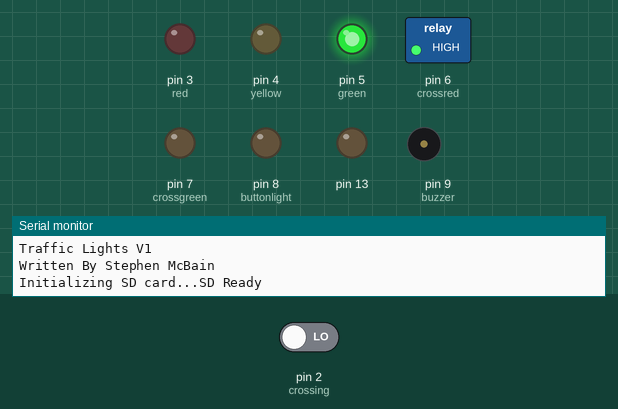
Recording of a sketch running on a simulated Arduino Uno, built with avr-gcc and run on an emulated ATmega328P. On the bench: switched loads named in the sketch (green lamp = pin HIGH), output pins drawn as LEDs (lit = HIGH), buzzer (waves = sounding), the last lines printed to the serial monitor. The inputs (shaded band) are chosen by the test bench; at power-on: pin 2 (crossing) LOW. The local clock reads 2024-03-15 10:24:30 at power-on unless the sketch sets it; storage starts empty.

Above: at 1.2 s.
1.3 s: pin 2 (crossing) driven HIGH
At 1.9 s:
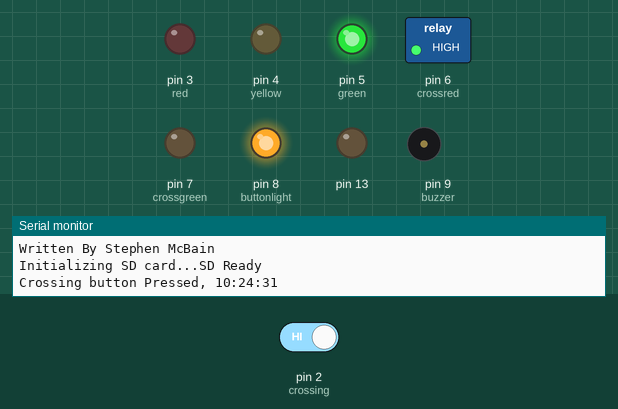
At 9.7 s:
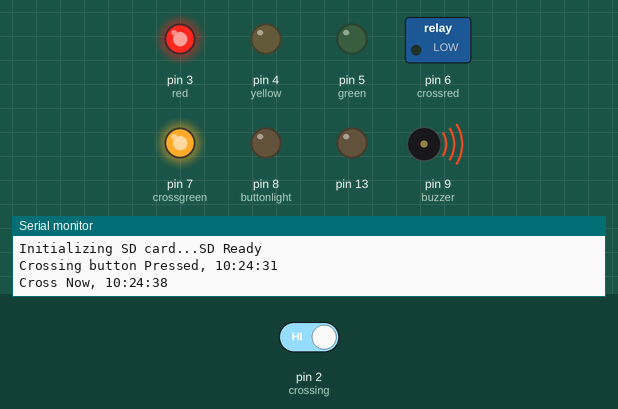
Timing chart, 0 to 20.8 s (numbered marks = the images above; inputs shaded):
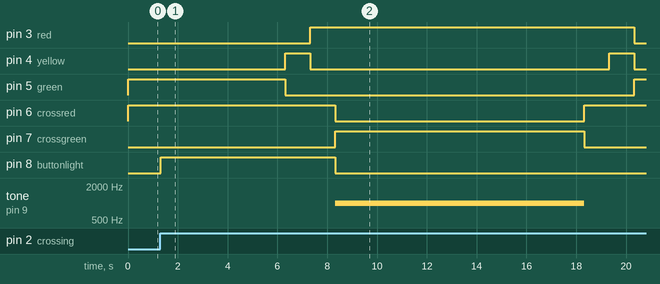

Measured:
- after the input at 1.3 s, pin 3 (red): LOW → HIGH after 6.0 s, → LOW 13.0 s later; pin 4 (yellow): alternates HIGH for 1.0 s and LOW for 12.0 s, starting after 5.0 s; pin 5 (green): HIGH → LOW after 5.0 s, → HIGH 14.0 s later; pin 6 (crossred): HIGH → LOW after 7.0 s, → HIGH 10.0 s later; pin 7 (crossgreen): LOW → HIGH after 7.0 s, → LOW 10.0 s later

The sketch:

Traffic_light_with_button_and_indicator_light.ino
```cpp
/*
  Traffic Lights

  Runs a UK traffic light sequence. See Constants for light pin numbers.

  The circuit:
  - RED LED attached from pin 9 to ground
  - Green LED attached from pin 10 to ground
  - RED LED attached from pin 11 to ground
  - RED LED attached from pin 3 to ground
  - Yellow LED attached from pin 4 to ground
  - Green LED attached from pin 5 to ground

  - pushbutton attached to pin 2 from +3.3V
  - 10K resistor attached to pin 2 from ground

  created 2018
  by Stephen McBain <http://www.0j0.org>
*/

// include librarys:
#include <SPI.h>
#include <SD.h>
#include <DS3231.h>
// Init the DS3231 using the hardware interface
DS3231  rtc(SDA, SCL);

File dataFile;

// constants won't change. They're used here to set pin numbers:
const int crossing = 2;     // the number of the pushbutton pin
const int red =  3;         // the number of the LED pin
const int yellow =  4;      // the number of the LED pin
const int green =  5;       // the number of the LED pin
const int crossred = 6;     // Crossing light Red
const int crossgreen = 7;   //Crossing Light Green
const int buttonlight = 8;  // Button Pressed Light
const int buzzer = 9;       // Buzzer

// variables will change:
int crossingbutton = 0;        // Is crossing button pressed. 1 = Yes
int crossingState = 0;         // variable for reading the pushbutton status

void setup() {
  //Set pinouts and initial values
  pinMode(green, OUTPUT);
  pinMode(yellow, OUTPUT);
  pinMode(red, OUTPUT);
  pinMode(crossred, OUTPUT);
  pinMode(crossgreen, OUTPUT);
  pinMode(buttonlight, OUTPUT);
  pinMode(buzzer, OUTPUT);
  pinMode(13, OUTPUT);
  // initialize the pushbutton pin as an input:
  pinMode(crossing, INPUT);
  digitalWrite(green, HIGH);
  digitalWrite(crossred, HIGH);

  //Start Serial
  Serial.begin(9600);
  while (!Serial) {
    ; // wait for serial port to connect. Needed for native USB port only
  }
  Serial.println("Traffic Lights V1");
  Serial.println("Written By Stephen McBain");

    // Initialize the rtc object
  rtc.begin();

  // The following lines can be uncommented to set the date and time
  //rtc.setDOW(WEDNESDAY);     // Set Day-of-Week to SUNDAY
  //rtc.setTime(16, 57, 30);     // Set the time to 12:00:00 (24hr format)
  //rtc.setDate(5, 2, 2018);   // Set the date to January 1st, 2014

  //SetupSD Card
  Serial.print("\nInitializing SD card...");
  //Change 10 below to Set CS Pin
  if (!SD.begin(10)) {
    Serial.println("SD inisalisation Failed");
    return;
  } else {
    dataFile = SD.open("startup.txt", FILE_WRITE);
    dataFile.print("Startup logged.....");
    dataFile.print(rtc.getDateStr());
    dataFile.print(", ");
    dataFile.println(rtc.getTimeStr());
    dataFile.close();
    SD.remove("traflog.txt");
    Serial.println("SD Ready");
    dataFile = SD.open("traflog.txt", FILE_WRITE);
    dataFile.println("Traffic Lights V1");
    dataFile.println("Written By Stephen McBain");
    dataFile.println();
    dataFile.println("Data");
    dataFile.println();
    dataFile.close();
  }
 }


void loop() {
  // read the state of the pushbutton value:
  int  crossingbutton = digitalRead(crossing);
    if (crossingbutton == HIGH) {
      dataFile = SD.open("traflog.txt", FILE_WRITE);
      int crossingState = 1;
      Serial.print("Crossing button Pressed");
      Serial.print(", ");
      Serial.println(rtc.getTimeStr());
      dataFile.print("Crossing button Pressed");
      dataFile.print(", ");
      dataFile.println(rtc.getTimeStr());
      digitalWrite(buttonlight, HIGH);
      delay(5000);
        digitalWrite(green, LOW);
        digitalWrite(yellow, HIGH);
        delay(1000);
        digitalWrite(yellow, LOW);
        digitalWrite(red, HIGH);
        delay(1000);
        digitalWrite(crossred, LOW);
        digitalWrite(crossgreen, HIGH);
        tone(buzzer, 1000);
        digitalWrite(buttonlight,LOW);
        Serial.print("Cross Now");
        Serial.print(", ");
        Serial.println(rtc.getTimeStr());
        dataFile.print("Cross Now");
        dataFile.print(", ");
        dataFile.println(rtc.getTimeStr());
        delay(10000);
        Serial.print("Stop Crossing");
        Serial.print(", ");
        Serial.println(rtc.getTimeStr());
        dataFile.print("Stop Crossing");
        dataFile.print(", ");
        dataFile.println(rtc.getTimeStr());
        noTone(buzzer);
        digitalWrite(crossgreen, LOW);
        digitalWrite(crossred, HIGH);
        delay(1000);
        digitalWrite(yellow, HIGH);
        delay(1000);
        digitalWrite(red, LOW);
        digitalWrite(yellow, LOW);
        digitalWrite(green, HIGH);
        Serial.print("Sequence Complete");
        Serial.print(", ");
        Serial.println(rtc.getTimeStr());
        dataFile.print("Sequence Complete");
        dataFile.print(", ");
        dataFile.println(rtc.getTimeStr());
        dataFile.close();
        delay(2000);
        int crossingstate = 0;
      } else {
      delay(2);
    }
}
```
